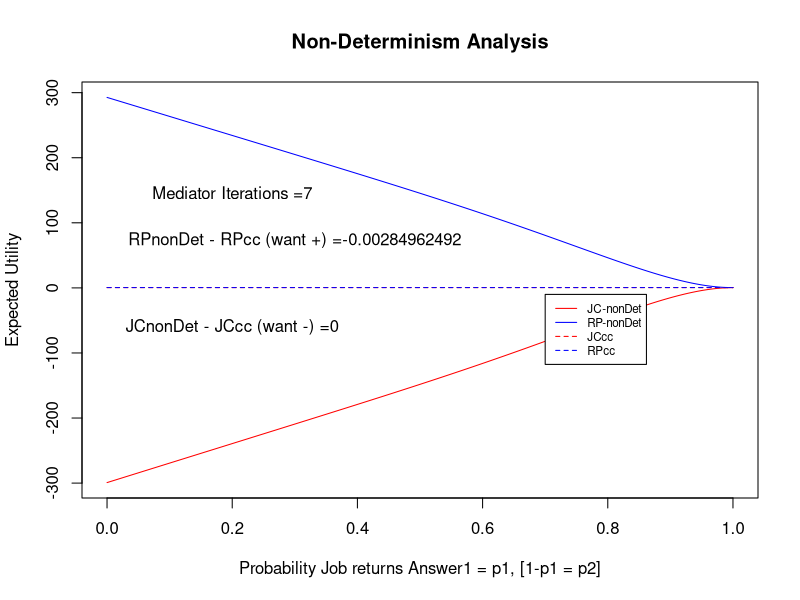

Write R code to recreate this figure.
#Nick Troutman



JCnondet <- function(p1,b1,r,p2,b2,pj,p,n,c,f,q)
{
  return(-p1*p*cj +(p1*q)*(b1-r) +(p2*q)*(b2 - ((1-(p1^n))*(f2+r))))
}

RPnondet <- function(p1,b1,r,p2,b2,pj,p,n,c,f,q)
{
  return(-c+ p1*q*r + p2*q*(1-p1^n)*(r+ (f2-f)*k) - p2*q*(p1^n)*f -(1-q)*p1*p*f*(p1^n) + (1-q)*(p1*p)*(1-p1^n)*r + (1-q)*p2*r*(1-p1^n) -(1-q)*p2*(p1^n)*f)
}


Utility <- function(p1,b1,r,p2,b2,pj,p,n,c,f,q)
{
  
  JCnondet = JCnondet(p1,b1,r,p2,b2,pj,p,n,c,f,q)
  #general 
  #RPcc = -c+ p1*q*r + p2*q*(1-p1^n)*(r+ (f2-f)*k) - p2*q*(p1^n)*f - (1-q)*f
  
  RPnondet = RPnondet(p1,b1,r,p2,b2,pj,p,n,c,f,q)
  #ASSUMPTIONS: JC can discern between [Answer1,Answer2, and Junk answer]
  #ASSUMPTIONS: JC gets value from Answ1, and Answ2
  #ASSUMPTIONS: Mediator never makes mistakes, just always runs correctly
  
  #compute regular Utility without determinism
  JCcc0 = q*(b1-r) - p*cj
  
  RPcc0 = q*r -(1-q)*f -c 
  
  return(c(JCnondet, RPnondet,JCcc0,RPcc0))
}




#variables
p0 = 0.1 #probability that JC verifies job result
r0=1.5 #Reward paid to RP for completing job
f0=r0*5 #fine amount
f20=f0*40
b10=2 #JC's benefit from receiving job result 1
b20=2 #JC's benefit from receiving job result 2
c0=1 #cost to run jobf
cj0 = c0 #cost of j0
pj0=0.999 #probability that JC correctly identifies wrong result
q0=0.999 #probability that RP runs job correctly when trying
n0=7 #number of runs that mediator runs
k0=1 #kickback for nondeterminism being paid to RP

#initialize this run
p=p0
r=r0
f=f0
f2=f20
b1=b10
b2=b20
c=c0
#cd=cd0
cj=cj0
pj=pj0
#pm=pm0
q=q0
n=n0
k=k0


#CHANGES:

#Assume that we have Non-Deterministic job
#jobs are non-deterministic
#Now mediator runs n trials
#if mediator ever gets a non-1 answr then flag JC,
#if meidaotr only gets 1-aswer then flag RP


#New Utility Functions

#Only call mediator when recieving answer 2
#pj*p is prob of getting checked and sent to mediator



#value = Utility(p1,b1,r,p2,b2,pj,p,n,c,f)


p=p0
r=r0
f=f0
b1=b10
b2=b20
c=c0
#cd=cd0
cj=cj0
pj=pj0
#pm=pm0
q=q0

p1=0.9 #probability that job's answer is "1"
p2=1-p1 #probability that job's ansewr is "2"


JCcclist=c()
RPcclist=c()
p2list=c()

JCcc0list=c()
RPcc0list=c()

#Test different values of p1 & p2 (probability of nondeterminism)
for (i in 1:1001)
{
  p1 = (i-1)/1000
  p2= 1-p1
  
  value = Utility(p1,b1,r,p2,b2,pj,p,n,c,f, q)
  
  JCcclist=c(JCcclist, value[1])
  RPcclist=c(RPcclist, value[2])
  p2list=c(p2list,p2)
  
  JCcc0list=c(JCcc0list, value[3])
  RPcc0list=c(RPcc0list, value[4])
  
}
p2list=1-p2list

p2Changes=data.frame("JCcc"= JCcclist, "RPcc"= RPcclist, "p2" = p2list )

p2Changes2=data.frame("JCcc"= JCcclist, "RPcc"= RPcclist, "p1" = p2list, "JCcc" = JCcc0list, "RPcc" = RPcc0list)



write.csv(p2Changes2, file="nonDetUtility", row.names = FALSE)




i=match(max(JCcclist),JCcclist)
p1=(i/1000-1/1000)
p2=1-p1



miny=0
if (min(JCcclist) < min(RPcclist))
{miny=min(JCcclist)} else {miny=min(RPcclist)}

maxy=0
if (max(JCcclist) > max(RPcclist))
{maxy=max(JCcclist)} else {maxy=max(RPcclist)}

plot(p2list, JCcclist, main="Non-Determinism Analysis", type="l", col="red", ylim=c(miny,maxy), xlab="Probability Job returns Answer1 = p1, [1-p1 = p2]", ylab="Expected Utility")
#plot(1-p2list, JCcclist, main="Non-Determinism Analysis", type="l", col="red", ylim=c(0.35,0.45), xlab="Probability Job returns Answer1 = p1, [1-p1 = p2]", ylab="Expected Utility")

lines(p2list, RPcclist,col="blue", lty=1 )
#original values
lines(p2list, JCcc0list, col="red", lty=2)
lines(p2list, RPcc0list, col="blue", lty=2)

text(0.2,-60, paste0("JCnonDet - JCcc (want -) =", round(max(JCcclist) - JCcc0list[1001],11)))
text(0.3,max(RPcclist)*0.25, paste0("RPnonDet - RPcc (want +) =", round(min(RPcclist)-RPcc0list[1001],11)))

text(0.2,max(RPcclist)*0.5, paste0("Mediator Iterations =", round(n0,11)))

par(xpd=TRUE)
legend(0.7,-10, legend=c("JC-nonDet", "RP-nonDet", "JCcc", "RPcc"), col=c("red", "blue", "red","blue"), lty=c(1,1,2,2), cex=0.7, pt.cex = 0.3)


if(max(JCcclist)>max(JCcc0list))
{print("CHEATING POSSIBLE")}





cheatAmount=c()
numTrials=7

for (j in 1:numTrials)
{
  #run simulation
  n=j
  p=p0
  c=c0
  
  JCcclist=c()
  RPcclist=c()
  p2list=c()
  
  JCcc0list=c()
  RPcc0list=c()
  
  
  #Test different values of p1 & p2 (probability of nondeterminism)
  for (i in 1:1001)
  {
    p1 = (i-1)/1000
    p2= 1-p1
    
    value = Utility(p1,b1,r,p2,b2,pj,p,n,c,f, q)
    
    JCcclist=c(JCcclist, value[1])
    RPcclist=c(RPcclist, value[2])
    p2list=c(p2list,p2)
    
    JCcc0list=c(JCcc0list, value[3])
    RPcc0list=c(RPcc0list, value[4])
    
  }
  #get difference
  
  
  
  cheatAmount=c(cheatAmount,max(JCcclist)-JCcc0list[100])
}
#plot difference

#plot(1:numTrials,cheatAmount,ylim=c(min(cheatAmount),max(cheatAmount)), type="l", main="JC Utility Advantage of nonDeterminism VS. Mediator Iterations", ylab="JC Utility Advantage", xlab="Mediator Iterations" )
#points(1:numTrials,cheatAmount, pch=19)
#text(1:numTrials + 0.1,cheatAmount+max(cheatAmount)*0.05,labels=round(cheatAmount,6), srt=30, cex=(0.8))



mediterations=data.frame("JCadv" = cheatAmount, "Iterations"=1:numTrials)



write.csv(mediterations, file="nonDetMedIterations", row.names = FALSE)
